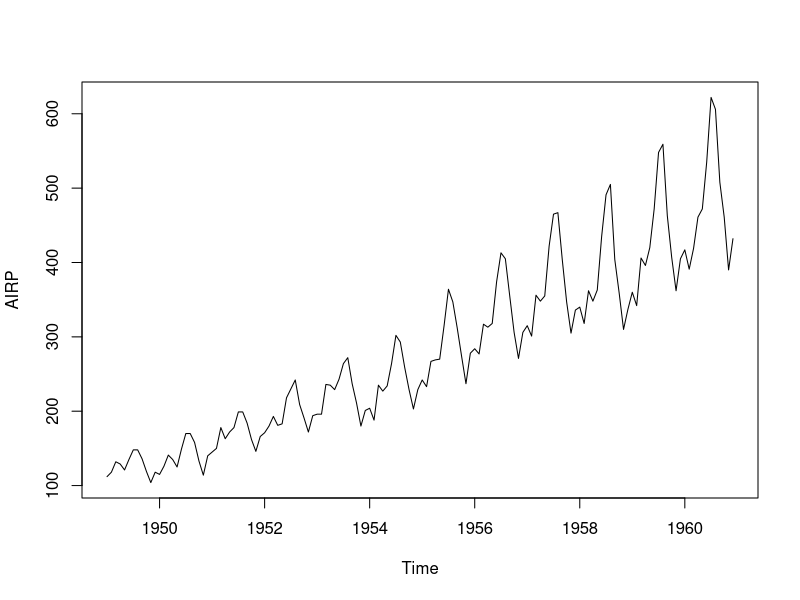
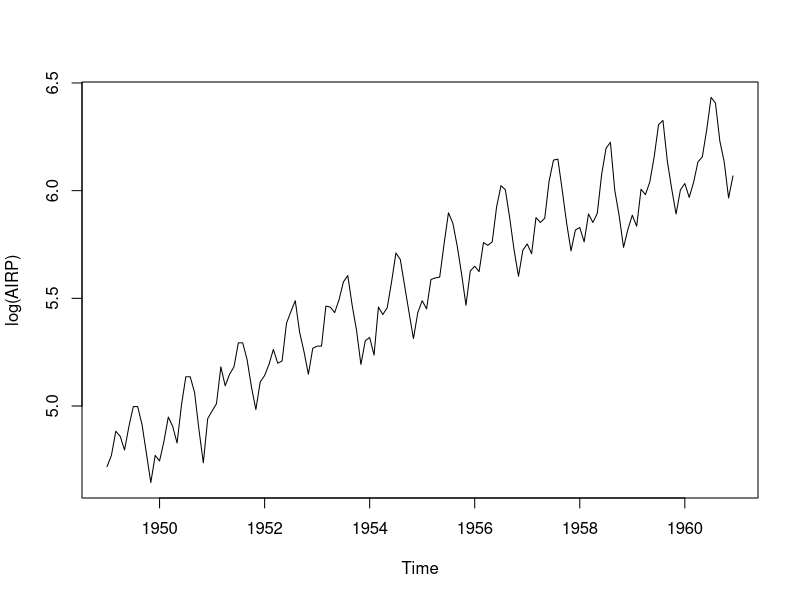
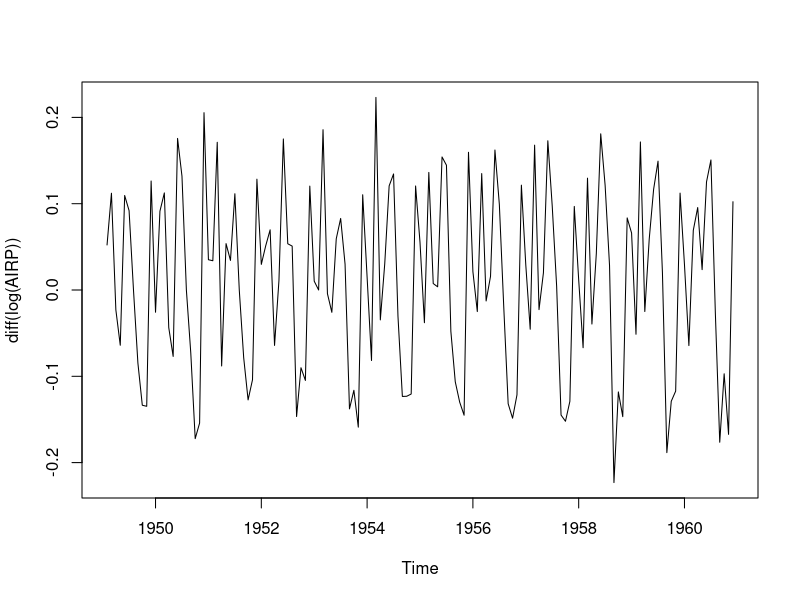

Reproduce these figures in R, in order. (Note: this script raises an error after producing the figures.)
AirPassengers
head(AirPassengers)
start(AirPassengers)
end(AirPassengers)
AIRP=ts(AirPassengers, start = c(1949,1), end=c(1960,12),frequency = 12)
AIRP
head(AIRP)
plot(AIRP)
plot(log(AIRP))
plot(diff(log(AIRP)))
FIT=auto.arima(log(AIRP))
FIT
prediction=predict(FIT, n.ahead = 12)
prediction
prediction2=round(2.718^prediction$pred,0)
prediction2
ts.plot(AIRP, prediction2, col=c("red","blue"))

